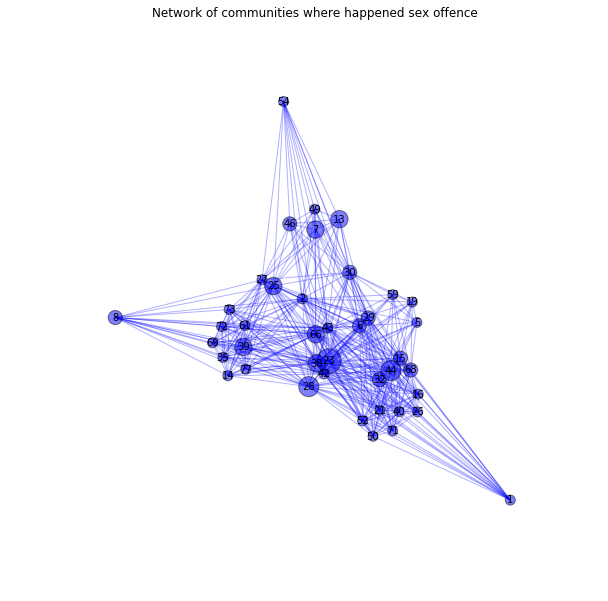

Reproduce this figure in Python.
import networkx as nx
import pandas as pd
import matplotlib.pyplot as plt
import itertools
from collections import Counter
import operator
'''
dataFile = open('dataChicagoCrime3.csv','r')
dataChicagoCrime = pd.read_csv(dataFile, sep=',', encoding='latin1')
myDataFrame=pd.concat([dataChicagoCrime['community_area'], dataChicagoCrime['time_section'],dataChicagoCrime['date'],dataChicagoCrime['primary_type']], axis=1)
#myDataFrame.to_csv('data_network.csv', index=False)

myDataFrame['date'] = pd.to_datetime(myDataFrame['date'], coerce=True)
myDataFrame['month'] = myDataFrame['date'].dt.month
myDataFrame = myDataFrame.loc[myDataFrame['month'] == 10] 
myDataFrame = myDataFrame.loc[myDataFrame['primary_type'] == 'SEX OFFENSE'] 
myDataFrame.to_csv('data_network.csv', index=False)
'''

dataFile = open('data_network.csv','r')
dataChicagoCrime = pd.read_csv(dataFile, sep=',', encoding='latin1')
dataOfCommunity = dict(dataChicagoCrime['community_area'].value_counts())


links = []
group = {k: g["community_area"].tolist() for k,g in dataChicagoCrime.groupby("time_section")}
for i in group.keys():
    group[i] = list(set(group[i]))
#print(group)


'''density'''
for i in group.keys():    
    links = links + list(itertools.combinations(group[i], 2))
links = list(set(links))
density = len(links) / (len(dataOfCommunity)*(len(dataOfCommunity)-1)/2)
print('density:')
print(density)
print()


'''degree'''
degree = {}
for i in dataOfCommunity.keys():
    degree[i] = 0
    
for i in degree.keys():
    for j in range(0,len(links)):
        if  links[j][0] == i or i == links[j][1]:
            degree[i] = degree[i]+1
sorted_degree = sorted(degree.items(), key=operator.itemgetter(1),reverse=True)
print('Node degree:(node,degree)')
print(sorted_degree)
print()

#c=Counter(links)
'''centrality'''
print('Degree centrality:(node,degree)')
print(sorted_degree[0])
print()


G=nx.Graph()
G.add_nodes_from(dataOfCommunity.keys())
for f,t in links:
    G.add_edge(f, t)


fig = plt.figure(figsize=(10, 10), dpi=150)
graph_pos=nx.spring_layout(G)
nodesize = [100*n for n in dataOfCommunity.values()]
nx.draw_networkx_nodes(G,graph_pos,node_size=nodesize, alpha=0.5, node_color='blue')
nx.draw_networkx_edges(G,graph_pos,width=1, alpha=0.3,edge_color='blue')
nx.draw_networkx_labels(G, graph_pos, labels=None, font_size=10)
plt.axis('off')
plt.title('Network of communities where happened sex offence')
plt.show()
